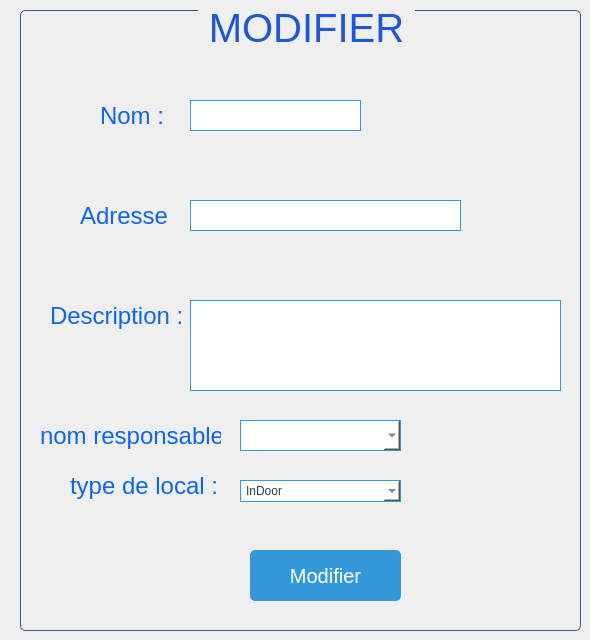
              <widget class="QWidget" name="page_23">
               <widget class="QGroupBox" name="groupBox_15">
                <property name="geometry">
                 <rect>
                  <x>20</x>
                  <y>0</y>
                  <width>561</width>
                  <height>631</height>
                 </rect>
                </property>
                <property name="styleSheet">
                 <string notr="true">QGroupBox {
    border: 1px solid #3a539b; /* Darker blue */
    border-radius: 5px;
    margin-top: 10px;
	font-size:40px;
}

QGroupBox::title {
    subcontrol-origin: margin;
    subcontrol-position: top center;
    padding: 5px;
color: #1F57D9;
    font-weight: bold;
}

QLabel {
    color: #0F65F1; /* Medium blue */
    font-size: 24px; /* Larger font size */
    font-family: &quot;Candara&quot;, sans-serif; /* Different font family */
}

QComboBox {
    background-color: #ffffff; /* Light white background */
    border: 1px solid #3498db; /* Medium blue */
    padding: 5px;
    color: #2c3e50; /* Dark gray text */
    selection-background-color: #3498db; /* Medium blue */
}

QLineEdit {
    background-color: #ffffff; /* Light white background */
    border: 1px solid #3498db; /* Medium blue */
    padding: 5px;
    color: #2c3e50; /* Dark gray text */
}

QDateEdit {
    background-color: #ffffff; /* Light white background */
    border: 1px solid #3498db; /* Medium blue */
    padding: 5px;
    color: #2c3e50; /* Dark gray text */
}

QPushButton {
    background-color: #3498db; /* Medium blue */
    color: #ffffff; /* White text */
    border: 1px solid #3498db; /* Medium blue */
    padding: 12px 24px; /* Larger padding */
    border-radius: 5px;
    font-family: &quot;Cambria&quot;, serif; /* Different font family */
    font-size: 20px; /* Larger font size */
}

QPushButton:hover {
    background-color: #2980b9; /* Darker hover color */
    border: 1px solid #2980b9; /* Darker hover color */
}
</string>
                </property>
                <property name="title">
                 <string>MODIFIER</string>
                </property>
                <widget class="QPushButton" name="modif_loc">
                 <property name="geometry">
                  <rect>
                   <x>230</x>
                   <y>550</y>
                   <width>151</width>
                   <height>51</height>
                  </rect>
                 </property>
                 <property name="text">
                  <string>Modifier</string>
                 </property>
                </widget>
                <widget class="QLabel" name="label_88">
                 <property name="geometry">
                  <rect>
                   <x>80</x>
                   <y>100</y>
                   <width>71</width>
                   <height>31</height>
                  </rect>
                 </property>
                 <property name="styleSheet">
                  <string notr="true"/>
                 </property>
                 <property name="text">
                  <string>Nom :</string>
                 </property>
                </widget>
                <widget class="QLineEdit" name="description_loc_mof">
                 <property name="geometry">
                  <rect>
                   <x>170</x>
                   <y>300</y>
                   <width>371</width>
                   <height>91</height>
                  </rect>
                 </property>
                </widget>
                <widget class="QLineEdit" name="adresse_loc_mof">
                 <property name="geometry">
                  <rect>
                   <x>170</x>
                   <y>200</y>
                   <width>271</width>
                   <height>31</height>
                  </rect>
                 </property>
                </widget>
                <widget class="QComboBox" name="res_loc_mof">
                 <property name="geometry">
                  <rect>
                   <x>220</x>
                   <y>420</y>
                   <width>161</width>
                   <height>31</height>
                  </rect>
                 </property>
                </widget>
                <widget class="QLabel" name="label_91">
                 <property name="geometry">
                  <rect>
                   <x>60</x>
                   <y>200</y>
                   <width>91</width>
                   <height>31</height>
                  </rect>
                 </property>
                 <property name="text">
                  <string>Adresse :</string>
                 </property>
                </widget>
                <widget class="QLabel" name="label_96">
                 <property name="geometry">
                  <rect>
                   <x>20</x>
                   <y>420</y>
                   <width>181</width>
                   <height>31</height>
                  </rect>
                 </property>
                 <property name="text">
                  <string>nom responsable :</string>
                 </property>
                </widget>
                <widget class="QLabel" name="label_92">
                 <property name="geometry">
                  <rect>
                   <x>30</x>
                   <y>300</y>
                   <width>131</width>
                   <height>31</height>
                  </rect>
                 </property>
                 <property name="text">
                  <string>Description :</string>
                 </property>
                </widget>
                <widget class="QLineEdit" name="nom_loc_mof">
                 <property name="geometry">
                  <rect>
                   <x>170</x>
                   <y>100</y>
                   <width>171</width>
                   <height>31</height>
                  </rect>
                 </property>
                </widget>
                <widget class="QComboBox" name="type_loc_mof">
                 <property name="geometry">
                  <rect>
                   <x>220</x>
                   <y>480</y>
                   <width>161</width>
                   <height>22</height>
                  </rect>
                 </property>
                 <item>
                  <property name="text">
                   <string>InDoor</string>
                  </property>
                 </item>
                 <item>
                  <property name="text">
                   <string>OutDoor</string>
                  </property>
                 </item>
                </widget>
                <widget class="QLabel" name="label_153">
                 <property name="geometry">
                  <rect>
                   <x>50</x>
                   <y>470</y>
                   <width>181</width>
                   <height>31</height>
                  </rect>
                 </property>
                 <property name="text">
                  <string>type de local :</string>
                 </property>
                </widget>
                <widget class="QLineEdit" name="id_loc_modif">
                 <property name="geometry">
                  <rect>
                   <x>370</x>
                   <y>70</y>
                   <width>0</width>
                   <height>0</height>
                  </rect>
                 </property>
                 <property name="maximumSize">
                  <size>
                   <width>0</width>
                   <height>0</height>
                  </size>
                 </property>
                </widget>
               </widget>
              </widget>
